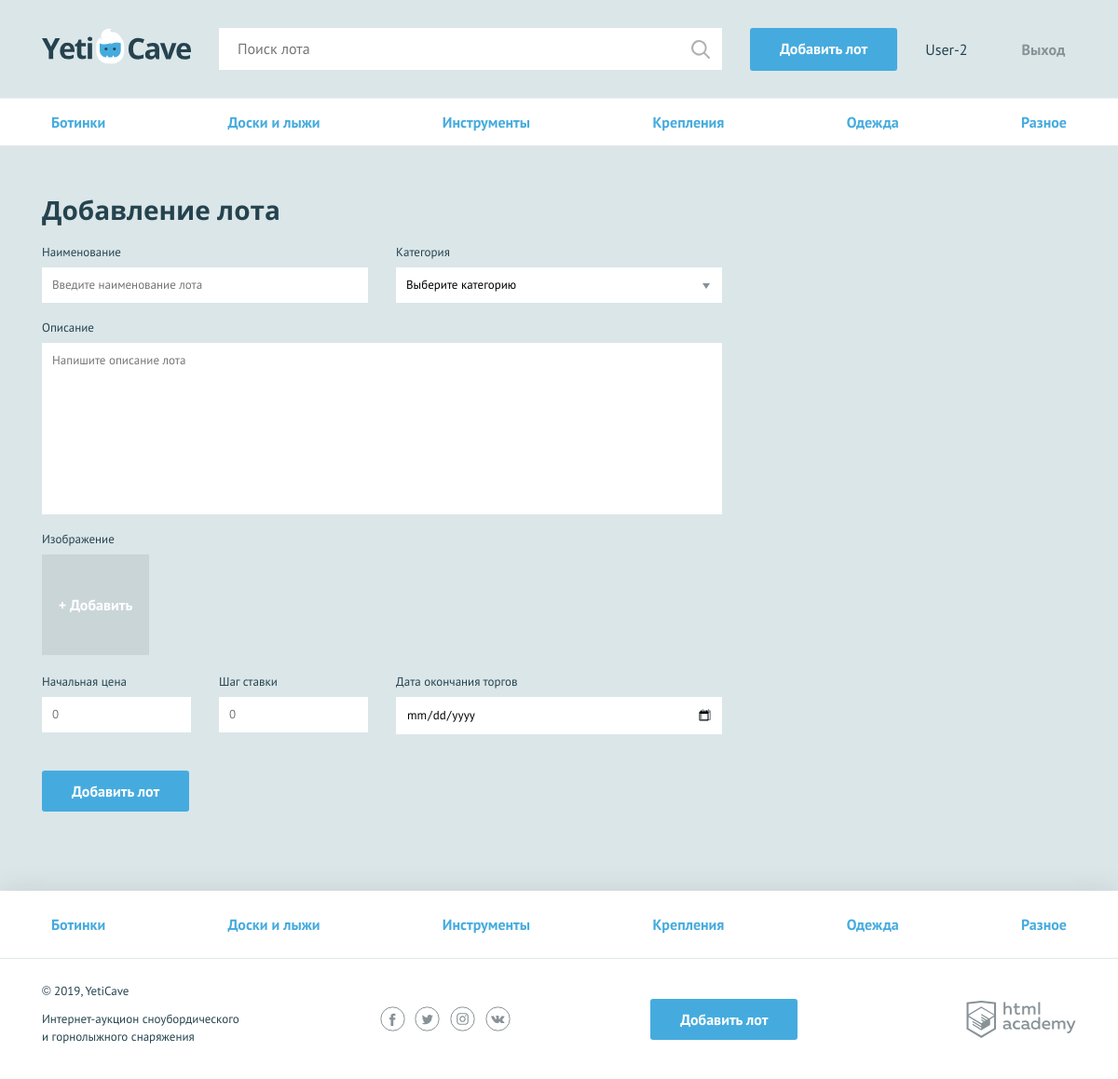
/add.php (signed in), run on the app's committed database.
### tables this page shows
CREATE TABLE categories (
id INT AUTO_INCREMENT PRIMARY KEY,
category VARCHAR(100) NOT NULL UNIQUE
);

### functions.php (called while the page is built, shortened)
<?php
function include_template($name, $data) {
$name = 'templates/' . $name;
extract($data);
require $name;
$result = ob_get_clean();
return $result;
}
function esc($str) {
$text = htmlspecialchars($str);
return $text;
};
function get_categories($con) {
    $categories = [];
    $sql = 'SELECT * FROM categories';
    $result = mysqli_query($con, $sql);
    if ($result) {
        $categories = mysqli_fetch_all($result, MYSQLI_ASSOC);
    }
    return $categories;
}

### templates/add.php (the view, shortened to what this page needs)
<?php $user_logged = isset($_SESSION['user']) ? $_SESSION['user'] : NULL ; ?>
<!DOCTYPE html>
<html lang="ru">
<head>
    <link href="css/normalize.min.css" rel="stylesheet">
    <link href="css/style.css" rel="stylesheet">
</head>
<body>
<div class="page-wrapper">
    <header class="main-header">
        <div class="main-header__container container">
            <a class="main-header__logo" href="index.php">
                <img src="img/logo.svg" width="160" height="39" alt="Логотип компании YetiCave">
            </a>
            <form class="main-header__search" method="get" action="https://echo.htmlacademy.ru">
                <input type="search" name="search" placeholder="Поиск лота">
                <input class="main-header__search-btn" type="submit" name="find" value="Найти">
            </form>
            <a class="main-header__add-lot button" href="add.php">Добавить лот</a>
            <nav class="user-menu">
                <?php if(!empty($user_logged)) : ?>
                    <ul class="user-menu__list">
                        <li class="user-menu__item">
                            <?= esc($user_logged['name']); ?>
                        </li>
                        <li class="user-menu__item">
                            <a href="/logout.php">Выход</a>
                        </li>
                    </ul>
                <?php endif; ?>
            </nav>
        </div>
    </header>
    <main>
    <nav class="nav">
        <ul class="nav__list container">
            <?php foreach ($categories as $value): ?>
                <li class="nav__item">
                    <a href="pages/all-lots.html"><?= esc($value['category']); ?></a>
                </li>
            <?php endforeach; ?>
        </ul>
    </nav>
    <form class="form form--add-lot container   <?= count($errors) > 0 ? 'form--invalid' : ''; ?>" action="add.php" method="post" enctype="multipart/form-data">
        <h2>Добавление лота</h2>
        <div class="form__container-two">
            <div class="form__item <?= isset($errors['title']) ? 'form__item--invalid' : ''; ?>">
                <label for="title">Наименование</label>
                <input id="title" type="text" name="title" placeholder="Введите наименование лота" value="<?= isset($lot['title']) ? esc($lot['title']) : ''  ?>">
            </div>
            <div class="form__item <?=  isset($errors['category_id']) ? 'form__item--invalid' : '';?>">
                <label for="category_id">Категория</label>
                <select id="category_id" name="category_id">
                    <option>Выберите категорию</option>
                </select>
            </div>
        </div>
        <div class="form__item form__item--wide <?= isset($errors['description']) ? 'form__item--invalid' : ''; ?>">
            <label for="description">Описание</label>
            <textarea id="description" name="description" placeholder="Напишите описание лота"><?= isset($lot['description']) ? esc($lot['description']) : ''  ?></textarea>
        </div>
        <div class="form__item form__item--file <?= isset($errors['picture']) ? 'form__item--invalid' : ''; ?> form__item--uploaded">
            <label>Изображение</label>
            <div class="preview">
                <button class="preview__remove" type="button">x</button>
                <div class="preview__img">
                </div>
            </div>
            <div class="form__input-file">
                <label for="photo2">
                    <span>+ Добавить</span>
                </label>
            </div>
        </div>
        <div class="form__container-three">
            <div class="form__item form__item--small <?= isset($errors['start_price']) ? 'form__item--invalid' : ''; ?>">
                <label for="start_price">Начальная цена</label>
                <input id="start_price" type="number" name="start_price" placeholder="0" value="<?= isset($lot['start_price']) ? intval($lot['start_price']) : ''  ?>">
            </div>
            <div class="form__item form__item--small <?= isset($errors['rate']) ? 'form__item--invalid' : ''; ?>">
                <label for="lot-step">Шаг ставки</label>
                <input id="lot-step" type="number" name="rate" placeholder="0" value="<?= isset($lot['rate']) ? intval($lot['rate']) : ''  ?>">
            </div>
            <div class="form__item <?= isset($errors['end_time']) ? 'form__item--invalid' : ''; ?>">
                <label for="end_time">Дата окончания торгов</label>
                <input class="form__input-date" id="end_time" type="date" name="end_time" value="<?= isset($lot['end_time']) ? esc($lot['end_time']) : ''  ?>">
            </div>
        </div>
        <button type="submit" class="button">Добавить лот</button>
    </form>
</main>
</div>
<footer class="main-footer">
    <nav class="nav">
        <ul class="nav__list container">
            <?php foreach ($categories as $value): ?>
                <li class="nav__item">
                    <a href="pages/all-lots.html"><?= esc($value['category']); ?></a>
                </li>
            <?php endforeach; ?>
        </ul>
    </nav>
    <div class="main-footer__bottom container">
        <div class="main-footer__copyright">
            <p>© 2019, YetiCave</p>
            <p>Интернет-аукцион сноубордического и горнолыжного снаряжения</p>
        </div>
        <div class="main-footer__social social">
            <a class="social__link social__link--facebook" href="#">
            </a>
            <a class="social__link social__link--twitter" href="#">
            </a>
            <a class="social__link social__link--instagram" href="#">
            </a>
            <a class="social__link social__link--vkontakte" href="#">
            </a>
        </div>
        <a class="main-header__add-lot button" href="add.php">Добавить лот</a>
        <div class="main-footer__developed-by">
            <a class="logo-academy" href="https://htmlacademy.ru/intensive/php">
            </a>
        </div>
    </div>
</footer>
</body>
</html>

### data on the page
categories: category "Ботинки"
categories: category "Доски и лыжи"
categories: category "Инструменты"
categories: category "Крепления"
categories: category "Одежда"
categories: category "Разное"

### other printed values
$user_logged['name'] "User-2"
